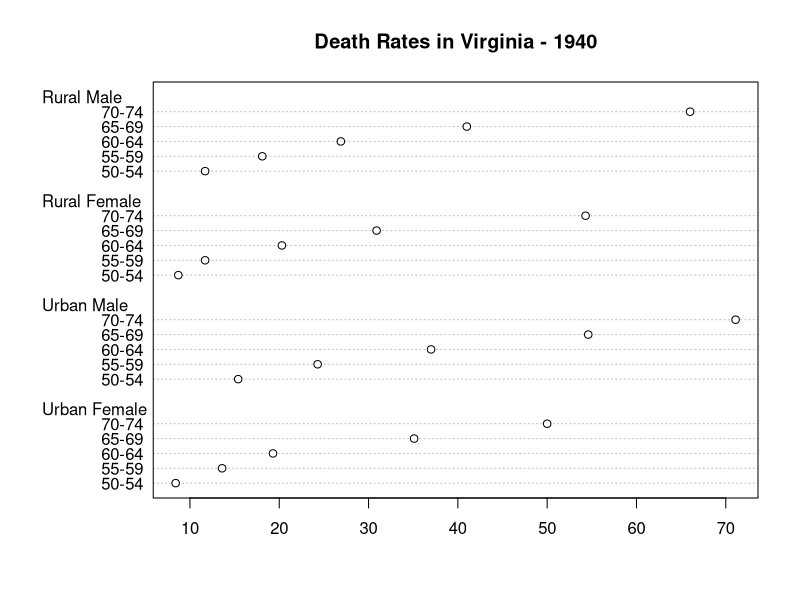

The R source for this figure:
#' ---
#' title: "Rendering R Scripts Happy Git with R "
#' author: "Vicky Espinoza"
#' date: "`r format(Sys.Date())`"
#' output: github_document
#' ---
#'
#' Here's some prose in a very special comment. Let's summarize the built-in
#' dataset `VADeaths`.
## here is a regular code comment, that will remain as such
summary(VADeaths)

#' Here's some more prose. I can use usual markdown syntax to make things
#' **bold** or *italics*. Let's use an example from the `dotchart()` help to
#' make a Cleveland dot plot from the `VADeaths` data. I even bother to name
#' this chunk, so the resulting PNG has a decent name.
#+ dotchart
dotchart(VADeaths, main = "Death Rates in Virginia - 1940")